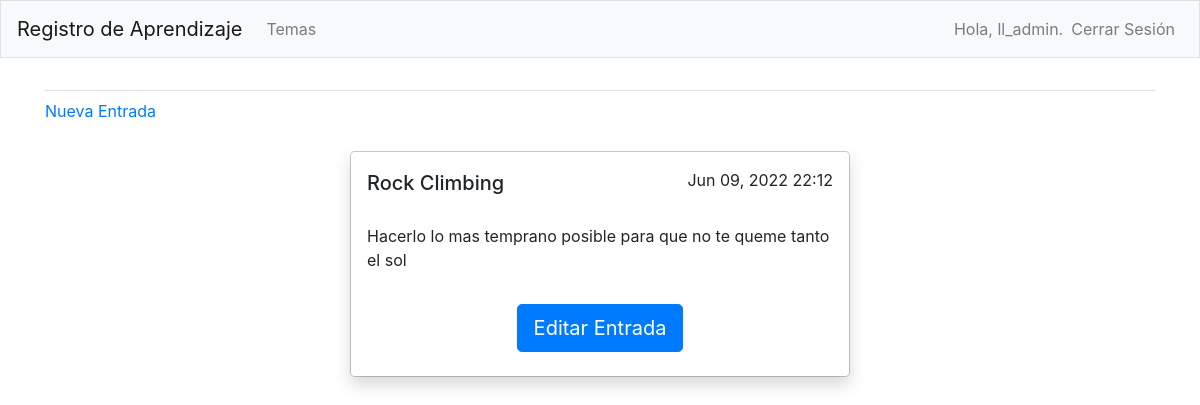
The page /topics/2/ (signed in) on the database its author committed.
### learning_logs/models.py (models this page shows, shortened)
class Topic(models.Model):
    text = models.CharField(max_length=200)
    data_added = models.DateTimeField(auto_now_add=True)
    owner = models.ForeignKey(User, on_delete=models.CASCADE)
    def __str__(self) -> str:
        return self.text

class Entry(models.Model):
    topic = models.ForeignKey(Topic, on_delete=models.CASCADE)
    text = models.TextField()
    date_added = models.DateTimeField(auto_now_add=True)
    class Meta:
        verbose_name_plural = "entries"

### learning_logs/views.py (the view)
# urls.py: path("topics/<int:topic_id>/", views.topic, name="topic"),
@login_required
def topic(request, topic_id: int):
    topic = get_object_or_404(Topic, id=topic_id)
    if topic.owner != request.user:
        raise Http404
    entries = topic.entry_set.order_by("date_added")
    context = {"topic": topic, "entries": entries}
    return render(request, "learning_logs/topic.html", context)

### learning_logs/templates/learning_logs/topic.html
{% extends "learning_logs/base.html" %}
{% block content%}
<a href="{% url 'learning_logs:new_entry' topic.id %}">Nueva Entrada</a>
{% for entry in entries %}
<div class="modal-dialog" role="document">
    <div class="modal-content rounded-4 shadow">
        <div class="modal-header border-bottom-0">
            <h5 class="modal-title">{{topic}}</h5>
            <p>{{ entry.date_added|date:'M d, Y H:i' }}</p>
        </div>
        <div class="modal-body py-0">
            <p>{{ entry.text }}</p>
        </div>
        <div class="modal-footer flex-column border-top-0">
            <a href="{% url 'learning_logs:edit_entry' entry.id %}">
                <button type="button" class="btn btn-lg btn-primary w-100 mx-0 mb-2"> Editar Entrada</button>
            </a>
        </div>
    </div>
</div>
{% endfor %}
{% endblock content %}

### learning_logs/templates/learning_logs/base.html (shortened to what this page needs)
{% load bootstrap4 %}
<!DOCTYPE html>
<html lang="en">
<head>
    {% bootstrap_css %}
</head>
<body>
    <nav class="navbar navbar-expand-md navbar-light bg-light mb-4 border">
        <a class="navbar-brand" href="{% url 'learning_logs:index' %}">Registro de Aprendizaje</a>
        <div class="collapse navbar-collapse" id="navbarCollapse">
            <ul class="navbar-nav mr-auto">
                <li class="nav-item">
                    <a class="nav-link" href="{% url 'learning_logs:topics' %}">Temas</a>
                </li>
            </ul>
            <ul class="navbar-nav ml-auto">
                {% if user.is_authenticated %}
                <li class="nav-item">
                    <span class="navbar-text">Hola, {{ user.username }}.</span>
                </li>
                <li class="nav-item">
                    <a class="nav-link" href="{% url 'users:logout' %}">Cerrar Sesión</a>
                </li>
                {% endif %}
            </ul>
        </div>
    </nav>
    <main role="main" class="container">
        <div class="pb-2 mb-2 border-bottom">
        </div>
        <div>
            {% block content %}
            {% endblock content %}
        </div>
    </main>
</body>
</html>

### rows shown on the page
Entry: date_added "Jun 09, 2022 22:12", text "Hacerlo lo mas temprano posible para que no te queme tanto el sol"
Topic: text "Rock Climbing"

### other values the page prints
{{ user.username }} "ll_admin"
